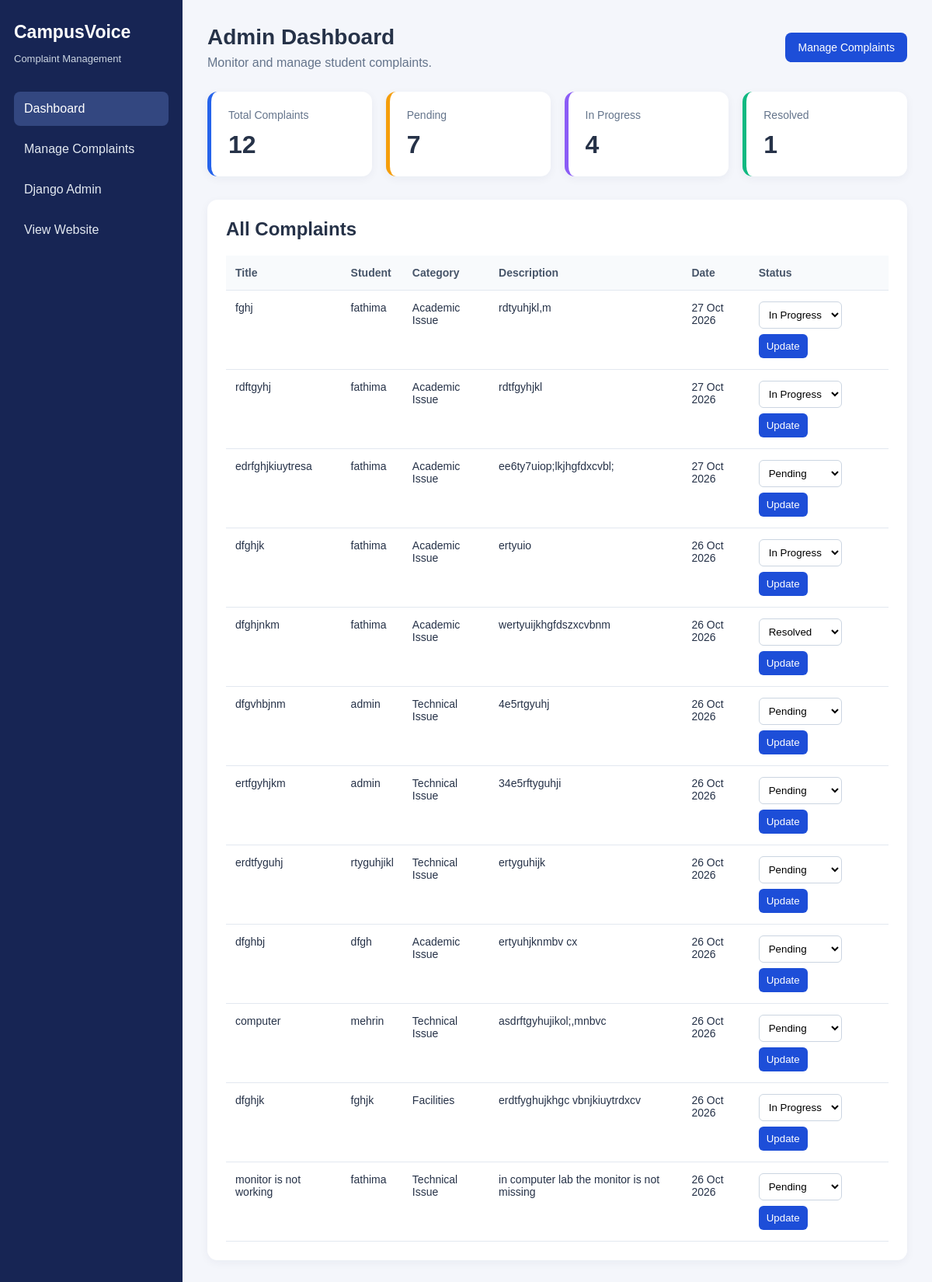
/admin-dashboard/ (signed in), run on the app's committed database.
### complaints/models.py (models this page shows, shortened)
class Complaint(models.Model):
    CATEGORY_CHOICES = [
        ('Technical', 'Technical Issue'),
        ('Academic', 'Academic Issue'),
        ('Facilities', 'Facilities'),
        ('Other', 'Other'),
    ]
    STATUS_CHOICES = [
        ('Pending', 'Pending'),
        ('In Progress', 'In Progress'),
        ('Resolved', 'Resolved'),
    ]
    user = models.ForeignKey(
        User,
        on_delete=models.CASCADE,
        null=True,
        blank=True,
        related_name='complaints'
    )
    name = models.CharField(max_length=100)
    title = models.CharField(max_length=200)
    category = models.CharField(
        max_length=20,
        choices=CATEGORY_CHOICES
    )
    description = models.TextField()
    status = models.CharField(
        max_length=20,
        choices=STATUS_CHOICES,
        default='Pending'
    )
    created_at = models.DateTimeField(auto_now_add=True)

### complaints/views.py (the view)
# urls.py: path('admin-dashboard/', views.admin_dashboard, name='admin_dashboard'),
@staff_member_required
def admin_dashboard(request):
    total = Complaint.objects.count()
    pending = Complaint.objects.filter(status='Pending').count()
    in_progress = Complaint.objects.filter(status='In Progress').count()
    resolved = Complaint.objects.filter(status='Resolved').count()
    complaints = Complaint.objects.all().order_by('-created_at')
    return render(request, 'complaints/admin_dashboard.html', {
        'total': total,
        'pending': pending,
        'in_progress': in_progress,
        'resolved': resolved,
        'complaints': complaints,
    })

### complaints/templates/complaints/admin_dashboard.html (shortened to what this page needs)
<!DOCTYPE html>
<html lang="en">
<head>
</head>
<body>
<div class="layout">
    <aside class="sidebar">
        <h2>CampusVoice</h2>
        <p>Complaint Management</p>
        <a href="{% url 'admin_dashboard' %}" class="active">
            Dashboard
        </a>
        <a href="#complaints">
            Manage Complaints
        </a>
        <a href="{% url 'admin:index' %}">
            Django Admin
        </a>
        <a href="{% url 'home' %}">
            View Website
        </a>
    </aside>
    <main class="main">
        <div class="topbar">
            <div>
                <h1>Admin Dashboard</h1>
                <p class="muted">Monitor and manage student complaints.</p>
            </div>
            <a class="button" href="#complaints">
                Manage Complaints
            </a>
        </div>
        <section class="cards">
            <div class="card">
                <p>Total Complaints</p>
                <h2>{{ total }}</h2>
            </div>
            <div class="card pending">
                <p>Pending</p>
                <h2>{{ pending }}</h2>
            </div>
            <div class="card progress">
                <p>In Progress</p>
                <h2>{{ in_progress }}</h2>
            </div>
            <div class="card resolved">
                <p>Resolved</p>
                <h2>{{ resolved }}</h2>
            </div>
        </section>
        <section class="panel" id="complaints">
            <h2>All Complaints</h2>
            {% if complaints %}
            <div class="table-wrap">
                <table>
                    <thead>
                        <tr>
                            <th>Title</th>
                            <th>Student</th>
                            <th>Category</th>
                            <th>Description</th>
                            <th>Date</th>
                            <th>Status</th>
                        </tr>
                    </thead>
                    <tbody>
                    {% for complaint in complaints %}
                        <tr>
                            <td>{{ complaint.title }}</td>
                            <td>{{ complaint.name }}</td>
                            <td>{{ complaint.get_category_display }}</td>
                            <td>{{ complaint.description|truncatechars:90 }}</td>
                            <td>{{ complaint.created_at|date:"d M Y" }}</td>
                            <td>
                                <form class="status-form"
                                      method="post"
                                      action="{% url 'update_complaint_status' complaint.id %}">
                                    <select name="status">
                                        <option value="Pending"
                                            {% if complaint.status == 'Pending' %}selected{% endif %}>
                                            Pending
                                        </option>
                                        <option value="In Progress"
                                            {% if complaint.status == 'In Progress' %}selected{% endif %}>
                                            In Progress
                                        </option>
                                        <option value="Resolved"
                                            {% if complaint.status == 'Resolved' %}selected{% endif %}>
                                            Resolved
                                        </option>
                                    </select>
                                    <button class="small-button" type="submit">
                                        Update
                                    </button>
                                </form>
                            </td>
                        </tr>
                    {% endfor %}
                    </tbody>
                </table>
            </div>
            {% else %}
                <p class="empty">No complaints have been submitted yet.</p>
            {% endif %}
        </section>
    </main>
</div>
</body>
</html>

### complaints/templates/complaints/admin_dashboard.html (style rules this page uses)
* { box-sizing: border-box; }
body { margin: 0; font-family: Arial, sans-serif; background: #f4f6fb; color: #263248; }
.layout { display: flex; min-height: 100vh; }
.sidebar { width: 235px; background: #172554; color: white; padding: 28px 18px; flex-shrink: 0; }
.sidebar h2 { margin: 0 0 8px; font-size: 23px; }
.sidebar p { color: #cbd5e1; font-size: 13px; margin-bottom: 35px; }
.sidebar a { display: block; color: #e2e8f0; text-decoration: none; padding: 13px; border-radius: 8px; margin-bottom: 8px; }
.sidebar a:hover, .sidebar a.active { background: #334780; color: white; }
.main { flex: 1; padding: 32px; min-width: 0; }
.topbar { display: flex; justify-content: space-between; align-items: center; gap: 15px; flex-wrap: wrap; margin-bottom: 28px; }
.topbar h1 { margin: 0 0 8px; font-size: 28px; }
.muted { color: #64748b; margin: 0; }
.button { display: inline-block; background: #1d4ed8; color: white; padding: 11px 16px; border-radius: 8px; text-decoration: none; border: none; cursor: pointer; font-size: 14px; }
.cards { display: grid; grid-template-columns: repeat(4, minmax(140px, 1fr)); gap: 18px; margin-bottom: 30px; }
.card { background: white; padding: 22px; border-radius: 13px; box-shadow: 0 3px 12px #1725540d; border-left: 5px solid #2563eb; }
.card.pending { border-color: #f59e0b; }
.card.progress { border-color: #8b5cf6; }
.card.resolved { border-color: #10b981; }
.card p { margin: 0 0 12px; color: #64748b; font-size: 14px; }
.card h2 { margin: 0; font-size: 32px; }
.panel { background: white; padding: 24px; border-radius: 13px; box-shadow: 0 3px 12px #1725540d; }
.panel h2 { margin-top: 0; margin-bottom: 20px; }
.table-wrap { overflow-x: auto; }
table { width: 100%; border-collapse: collapse; min-width: 750px; }
th, td { text-align: left; padding: 14px 12px; border-bottom: 1px solid #e2e8f0; font-size: 14px; vertical-align: top; }
th { background: #f8fafc; color: #475569; }
.status-form { display: flex; gap: 7px; flex-wrap: wrap; }
select { padding: 8px; border: 1px solid #cbd5e1; border-radius: 6px; background: white; }
.small-button { padding: 8px 10px; background: #1d4ed8; color: white; border: none; border-radius: 6px; cursor: pointer; }

### data on the page
Complaint: title "fghj", name "fathima", category "Academic Issue", description "rdtyuhjkl,m", created_at "27 Oct 2026", status "In Progress"
Complaint: title "rdftgyhj", name "fathima", category "Academic Issue", description "rdtfgyhjkl", created_at "27 Oct 2026", status "In Progress"
Complaint: title "edrfghjkiuytresa", name "fathima", category "Academic Issue", description "ee6ty7uiop;lkjhgfdxcvbl;", created_at "27 Oct 2026", status "Pending"
Complaint: title "dfghjk", name "fathima", category "Academic Issue", description "ertyuio", created_at "26 Oct 2026", status "In Progress"
Complaint: title "dfghjnkm", name "fathima", category "Academic Issue", description "wertyuijkhgfdszxcvbnm", created_at "26 Oct 2026", status "Resolved"
Complaint: title "dfgvhbjnm", name "admin", category "Technical Issue", description "4e5rtgyuhj", created_at "26 Oct 2026", status "Pending"
Complaint: title "ertfgyhjkm", name "admin", category "Technical Issue", description "34e5rftyguhji", created_at "26 Oct 2026", status "Pending"
Complaint: title "erdtfyguhj", name "rtyguhjikl", category "Technical Issue", description "ertyguhijk", created_at "26 Oct 2026", status "Pending"
Complaint: title "dfghbj", name "dfgh", category "Academic Issue", description "ertyuhjknmbv cx", created_at "26 Oct 2026", status "Pending"
Complaint: title "computer", name "mehrin", category "Technical Issue", description "asdrftgyhujikol;,mnbvc", created_at "26 Oct 2026", status "Pending"
Complaint: title "dfghjk", name "fghjk", category "Facilities", description "erdtfyghujkhgc vbnjkiuytrdxcv", created_at "26 Oct 2026", status "In Progress"
Complaint: title "monitor is not working", name "fathima", category "Technical Issue", description "in computer lab the monitor is not missing", created_at "26 Oct 2026", status "Pending"

### other printed values
{{ total }} "12"
{{ pending }} "7"
{{ in_progress }} "4"
{{ resolved }} "1"
